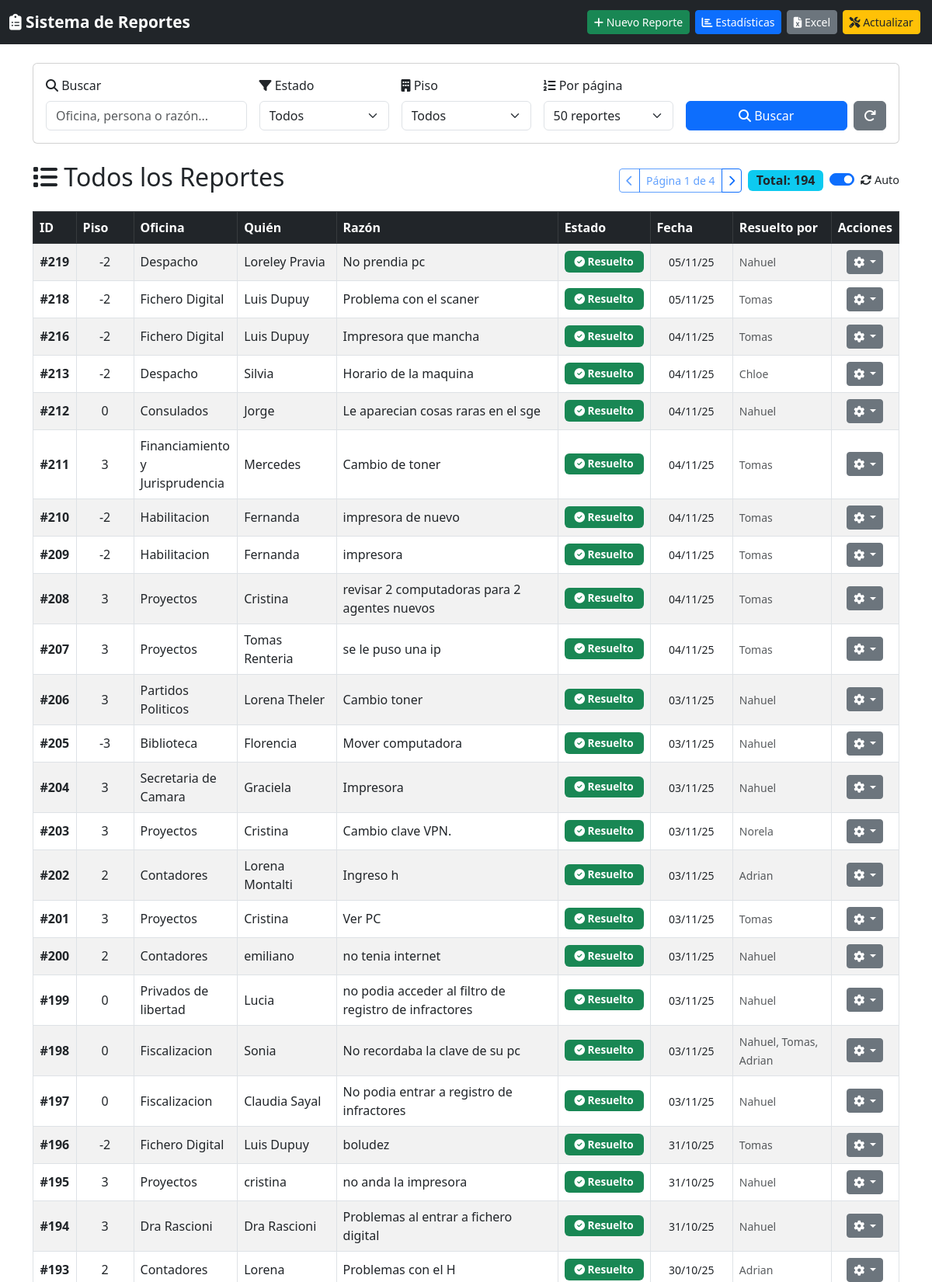
The page / (upper part) on the database its author committed.
### tables this page shows
CREATE TABLE "datos" (
        id INTEGER PRIMARY KEY AUTOINCREMENT,
        piso INTEGER NOT NULL,
        oficina TEXT NOT NULL,
        quien TEXT NOT NULL,
        razon TEXT NOT NULL,
        estado TEXT NOT NULL,
        fecha TEXT DEFAULT (strftime('%d/%m/%y', 'now', 'localtime')),
        resuelto_por TEXT DEFAULT ''
    );

### routes.py (the view)
    @app.route('/')
    def index():
        try:
            conn = obtener_conexion()
            cur = conn.cursor()
            filtro_estado = request.args.get('estado', '')
            filtro_piso = request.args.get('piso', '')
            busqueda = request.args.get('busqueda', '')
            limite = request.args.get('limite', '50')
            pagina_actual = int(request.args.get('pagina', 1))
            query = "SELECT d.*, (SELECT COUNT(*) FROM comentarios WHERE reporte_id = d.id) as num_comentarios FROM datos d WHERE 1=1"
            params = []
            if filtro_estado:
                query += " AND d.estado = ?"
                params.append(filtro_estado)
            if filtro_piso:
                query += " AND d.piso = ?"
                params.append(filtro_piso)
            if busqueda:
                query += " AND (d.oficina LIKE ? OR d.quien LIKE ? OR d.razon LIKE ?)"
                busqueda_param = f"%{busqueda}%"
                params.extend([busqueda_param, busqueda_param, busqueda_param])
            query += " ORDER BY d.id DESC"
            query_total = "SELECT COUNT(*) FROM datos d WHERE 1=1"
            params_total = []
            if filtro_estado:
                query_total += " AND d.estado = ?"
                params_total.append(filtro_estado)
            if filtro_piso:
                query_total += " AND d.piso = ?"
                params_total.append(filtro_piso)
            if busqueda:
                query_total += " AND (d.oficina LIKE ? OR d.quien LIKE ? OR d.razon LIKE ?)"
                params_total.extend([busqueda_param, busqueda_param, busqueda_param])
            cur.execute(query_total, params_total)
            total_reportes = cur.fetchone()[0]
            total_paginas = 1
            if limite != 'todos':
                try:
                    limite_num = int(limite)
                    total_paginas = (total_reportes + limite_num - 1) // limite_num
                    offset = (pagina_actual - 1) * limite_num
                    query += f" LIMIT {limite_num} OFFSET {offset}"
                except:
                    limite = '50'
            cur.execute(query, params)
            reportes = cur.fetchall()
            cur.execute("SELECT DISTINCT piso FROM datos ORDER BY piso")
            pisos_disponibles = [p[0] for p in cur.fetchall()]
            conn.close()
            return render_template('index.html',
                                 reportes=reportes,
                                 total_reportes=total_reportes,
                                 pisos_disponibles=pisos_disponibles,
                                 filtro_estado=filtro_estado,
                                 filtro_piso=filtro_piso,
                                 busqueda=busqueda,
                                 limite=limite,
                                 pagina_actual=pagina_actual,
                                 total_paginas=total_paginas)
        except Exception as e:
            return f"Error: {str(e)}", 500

### database.py (called while the page is built)
def obtener_conexion():
    return sqlite3.connect(DB_PATH)

### templates/index.html (shortened to what this page needs)
{% extends "base.html" %}
{% block content %}
<div class="card mb-4">
    <div class="card-body">
        <form method="GET" action="{{ url_for('index') }}" id="filtrosForm" class="row g-3">
            <div class="col-md-3">
                <label for="busqueda" class="form-label">
                    <i class="fas fa-search"></i> Buscar
                </label>
                <input type="text" class="form-control" id="busqueda" name="busqueda"
                       placeholder="Oficina, persona o razón..." value="{{ busqueda }}">
            </div>
            <div class="col-md-2">
                <label for="estado" class="form-label">
                    <i class="fas fa-filter"></i> Estado
                </label>
                <select class="form-select" id="estado" name="estado">
                    <option value="">Todos</option>
                </select>
            </div>
            <div class="col-md-2">
                <label for="piso" class="form-label">
                    <i class="fas fa-building"></i> Piso
                </label>
                <select class="form-select" id="piso" name="piso">
                    <option value="">Todos</option>
                </select>
            </div>
            <div class="col-md-2">
                <label for="limite" class="form-label">
                    <i class="fas fa-list-ol"></i> Por página
                </label>
                <select class="form-select" id="limite" name="limite" onchange="this.form.submit()">
                    <option value="50" {% if limite == 50 %}selected{% endif %}>50 reportes</option>
                </select>
            </div>
            <div class="col-md-3 d-flex align-items-end gap-2">
                <button type="submit" class="btn btn-primary flex-grow-1" title="Aplicar filtros">
                    <i class="fas fa-search"></i> Buscar
                </button>
                <a href="{{ url_for('index') }}" class="btn btn-secondary" title="Limpiar filtros">
                    <i class="fas fa-redo"></i>
                </a>
            </div>
        </form>
    </div>
</div>
<div class="d-flex justify-content-between align-items-center mb-3">
    <h2>
        <i class="fas fa-list"></i> Todos los Reportes
    </h2>
    <div class="d-flex gap-2 align-items-center">
        {% if total_paginas > 1 %}
        <div class="btn-group" role="group">
            <a href="?busqueda={{ busqueda }}&estado={{ filtro_estado }}&piso={{ filtro_piso }}&limite={{ limite }}&pagina={{ pagina_actual - 1 }}"
               class="btn btn-outline-primary btn-sm {% if pagina_actual == 1 %}disabled{% endif %}"
               {% if pagina_actual == 1 %}tabindex="-1" aria-disabled="true"{% endif %}>
                <i class="fas fa-chevron-left"></i>
            </a>
            <button type="button" class="btn btn-outline-primary btn-sm" disabled>
                Página {{ pagina_actual }} de {{ total_paginas }}
            </button>
            <a href="?busqueda={{ busqueda }}&estado={{ filtro_estado }}&piso={{ filtro_piso }}&limite={{ limite }}&pagina={{ pagina_actual + 1 }}"
               class="btn btn-outline-primary btn-sm {% if pagina_actual == total_paginas %}disabled{% endif %}"
               {% if pagina_actual == total_paginas %}tabindex="-1" aria-disabled="true"{% endif %}>
                <i class="fas fa-chevron-right"></i>
            </a>
        </div>
        {% endif %}
        <span class="badge bg-info text-dark" style="font-size: 1rem;">
            Total: {{ total_reportes }}
        </span>
        <div class="form-check form-switch">
            <input class="form-check-input" type="checkbox" id="autoRefreshToggle" checked>
            <label class="form-check-label" for="autoRefreshToggle" style="font-size: 0.9rem;">
                <i class="fas fa-sync-alt"></i> Auto
            </label>
        </div>
    </div>
</div>
<div class="table-responsive">
    <table class="table table-striped table-bordered table-hover align-middle">
        <thead class="table-dark">
            <tr>
                <th style="width: 5%;">ID</th>
                <th style="width: 7%;">Piso</th>
                <th style="width: 12%;">Oficina</th>
                <th style="width: 12%;">Quién</th>
                <th style="width: 28%;">Razón</th>
                <th style="width: 10%;">Estado</th>
                <th style="width: 10%;">Fecha</th>
                <th style="width: 12%;">Resuelto por</th>
                <th style="width: 8%;">Acciones</th>
            </tr>
        </thead>
        <tbody>
            {% if reportes %}
                {% for r in reportes %}
                <tr>
                    <td class="text-center">
                        <strong>#{{ r[0] }}</strong>
                    </td>
                    <td class="text-center">{{ r[1] }}</td>
                    <td>{{ r[2] }}</td>
                    <td>{{ r[3] }}</td>
                    <td>{{ r[4] }}</td>
                    <td class="text-center">
                        {% if r[5] == 'resuelto' %}
                            <span class="badge bg-success badge-estado">
                                <i class="fas fa-check-circle"></i> Resuelto
                            </span>
                        {% elif r[5] == 'en proceso' %}
                            <span class="badge bg-warning text-dark badge-estado">
                                <i class="fas fa-hourglass-half"></i> En Proceso
                            </span>
                        {% else %}
                            <span class="badge bg-danger badge-estado">
                                <i class="fas fa-clock"></i> Pendiente
                            </span>
                        {% endif %}
                    </td>
                    <td class="text-center"><small>{{ r[6] }}</small></td>
                    <td>
                        {% if r[7] %}
                            <small class="text-muted">{{ r[7] }}</small>
                        {% else %}
                            <small class="text-muted">-</small>
                        {% endif %}
                    </td>
                    <td class="text-center">
                        <div class="dropdown">
                            <button class="btn btn-sm btn-secondary dropdown-toggle" type="button" data-bs-toggle="dropdown">
                                <i class="fas fa-cog"></i>
                            </button>
                        </div>
                    </td>
                </tr>
                {% endfor %}
            {% endif %}
        </tbody>
    </table>
</div>
{% endblock %}

### templates/base.html (shortened to what this page needs)
<!DOCTYPE html>
<html lang="es">
<head>
    <link href="https://cdn.jsdelivr.net/npm/bootstrap@5.3.0/dist/css/bootstrap.min.css" rel="stylesheet">
    <link rel="stylesheet" href="https://cdnjs.cloudflare.com/ajax/libs/font-awesome/6.4.0/css/all.min.css">
</head>
<body>
    <nav class="navbar navbar-expand-lg navbar-dark bg-dark">
        <div class="container-fluid">
            <a class="navbar-brand" href="{{ url_for('index') }}">
                <i class="fas fa-clipboard-list"></i> Sistema de Reportes
            </a>
            <div class="collapse navbar-collapse" id="navbarNav">
                <ul class="navbar-nav ms-auto">
                    <li class="nav-item">
                        <a class="btn btn-success btn-sm" href="{{ url_for('nuevo_reporte') }}">
                            <i class="fas fa-plus"></i> Nuevo Reporte
                        </a>
                    </li>
                    <li class="nav-item">
                        <a class="btn btn-primary btn-sm" href="{{ url_for('estadisticas') }}">
                            <i class="fas fa-chart-bar"></i> Estadísticas
                        </a>
                    </li>
                    <li class="nav-item">
                        <a class="btn btn-secondary btn-sm" href="{{ url_for('generar_excel') }}">
                            <i class="fas fa-file-excel"></i> Excel
                        </a>
                    </li>
                    <li class="nav-item">
                        <a class="btn btn-warning btn-sm text-dark" href="{{ url_for('actualizar_estado_web') }}">
                            <i class="fas fa-tools"></i> Actualizar
                        </a>
                    </li>
                </ul>
            </div>
        </div>
    </nav>
    <div class="content-wrapper">
        <div class="container mt-4">
            {% block content %}{% endblock %}
        </div>
    </div>
</body>
</html>

### rows shown on the page
datos: id "219", piso "-2", oficina "Despacho", quien "Loreley Pravia", razon "No prendia pc", estado "resuelto" (drawn), fecha "05/11/25", resuelto_por "Nahuel"
datos: id "218", piso "-2", oficina "Fichero Digital", quien "Luis Dupuy", razon "Problema con el scaner", estado "resuelto" (drawn), fecha "05/11/25", resuelto_por "Tomas"
datos: id "216", piso "-2", oficina "Fichero Digital", quien "Luis Dupuy", razon "Impresora que mancha", estado "resuelto" (drawn), fecha "04/11/25", resuelto_por "Tomas"
datos: id "213", piso "-2", oficina "Despacho", quien "Silvia", razon "Horario de la maquina", estado "resuelto" (drawn), fecha "04/11/25", resuelto_por "Chloe"
datos: id "212", piso "0", oficina "Consulados", quien "Jorge", razon "Le aparecian cosas raras en el sge", estado "resuelto" (drawn), fecha "04/11/25", resuelto_por "Nahuel"
datos: id "211", piso "3", oficina "Financiamiento y Jurisprudencia", quien "Mercedes", razon "Cambio de toner", estado "resuelto" (drawn), fecha "04/11/25", resuelto_por "Tomas"
datos: id "210", piso "-2", oficina "Habilitacion", quien "Fernanda", razon "impresora de nuevo", estado "resuelto" (drawn), fecha "04/11/25", resuelto_por "Tomas"
datos: id "209", piso "-2", oficina "Habilitacion", quien "Fernanda", razon "impresora", estado "resuelto" (drawn), fecha "04/11/25", resuelto_por "Tomas"
datos: id "208", piso "3", oficina "Proyectos", quien "Cristina", razon "revisar 2 computadoras para 2 agentes nuevos", estado "resuelto" (drawn), fecha "04/11/25", resuelto_por "Tomas"
datos: id "207", piso "3", oficina "Proyectos", quien "Tomas Renteria", razon "se le puso una ip", estado "resuelto" (drawn), fecha "04/11/25", resuelto_por "Tomas"
datos: id "206", piso "3", oficina "Partidos Politicos", quien "Lorena Theler", razon "Cambio toner", estado "resuelto" (drawn), fecha "03/11/25", resuelto_por "Nahuel"
datos: id "205", piso "-3", oficina "Biblioteca", quien "Florencia", razon "Mover computadora", estado "resuelto" (drawn), fecha "03/11/25", resuelto_por "Nahuel"
datos: id "204", piso "3", oficina "Secretaria de Camara", quien "Graciela", razon "Impresora", estado "resuelto" (drawn), fecha "03/11/25", resuelto_por "Nahuel"
datos: id "203", piso "3", oficina "Proyectos", quien "Cristina", razon "Cambio clave VPN.", estado "resuelto" (drawn), fecha "03/11/25", resuelto_por "Norela"
datos: id "202", piso "2", oficina "Contadores", quien "Lorena Montalti", razon "Ingreso h", estado "resuelto" (drawn), fecha "03/11/25", resuelto_por "Adrian"
datos: id "201", piso "3", oficina "Proyectos", quien "Cristina", razon "Ver PC", estado "resuelto" (drawn), fecha "03/11/25", resuelto_por "Tomas"
datos: id "200", piso "2", oficina "Contadores", quien "emiliano", razon "no tenia internet", estado "resuelto" (drawn), fecha "03/11/25", resuelto_por "Nahuel"
datos: id "199", piso "0", oficina "Privados de libertad", quien "Lucia", razon "no podia acceder al filtro de registro de infractores", estado "resuelto" (drawn), fecha "03/11/25", resuelto_por "Nahuel"
datos: id "198", piso "0", oficina "Fiscalizacion", quien "Sonia", razon "No recordaba la clave de su pc", estado "resuelto" (drawn), fecha "03/11/25", resuelto_por "Nahuel, Tomas, Adrian"
datos: id "197", piso "0", oficina "Fiscalizacion", quien "Claudia Sayal", razon "No podia entrar a registro de infractores", estado "resuelto" (drawn), fecha "03/11/25", resuelto_por "Nahuel"
datos: id "196", piso "-2", oficina "Fichero Digital", quien "Luis Dupuy", razon "boludez", estado "resuelto" (drawn), fecha "31/10/25", resuelto_por "Tomas"
datos: id "195", piso "3", oficina "Proyectos", quien "cristina", razon "no anda la impresora", estado "resuelto" (drawn), fecha "31/10/25", resuelto_por "Nahuel"
datos: id "194", piso "3", oficina "Dra Rascioni", quien "Dra Rascioni", razon "Problemas al entrar a fichero digital", estado "resuelto" (drawn), fecha "31/10/25", resuelto_por "Nahuel"
datos: id "193", piso "2", oficina "Contadores", quien "Lorena", razon "Problemas con el H", estado "resuelto" (drawn), fecha "30/10/25", resuelto_por "Adrian"

### other values the page prints
{{ pagina_actual }} "1"
{{ total_paginas }} "4"
{{ total_reportes }} "194"
